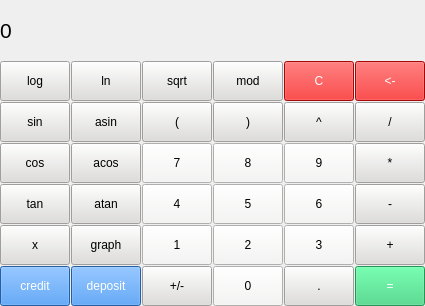
<?xml version="1.0" encoding="UTF-8"?>
<ui version="4.0">
 <class>MainWindow</class>
 <widget class="QMainWindow" name="MainWindow">
  <property name="geometry">
   <rect>
    <x>0</x>
    <y>0</y>
    <width>425</width>
    <height>306</height>
   </rect>
  </property>
  <property name="windowTitle">
   <string>MainWindow</string>
  </property>
  <widget class="QWidget" name="centralwidget">
   <widget class="QLabel" name="result_window">
    <property name="geometry">
     <rect>
      <x>0</x>
      <y>0</y>
      <width>425</width>
      <height>60</height>
     </rect>
    </property>
    <property name="font">
     <font>
      <pointsize>16</pointsize>
     </font>
    </property>
    <property name="styleSheet">
     <string notr="true">QLabel {
	qproperty-alignment: 'AlignVCenter | AlignRight';
	border-bottom: 1px solid gray;
}

background-color: white;</string>
    </property>
    <property name="text">
     <string>0</string>
    </property>
   </widget>
   <widget class="QPushButton" name="pushButton_sin">
    <property name="geometry">
     <rect>
      <x>0</x>
      <y>102</y>
      <width>70</width>
      <height>40</height>
     </rect>
    </property>
    <property name="styleSheet">
     <string notr="true">QPushButton {
	background-color: rgb(222, 221, 218);
}</string>
    </property>
    <property name="text">
     <string>sin</string>
    </property>
   </widget>
   <widget class="QPushButton" name="pushButton_lg">
    <property name="geometry">
     <rect>
      <x>0</x>
      <y>61</y>
      <width>70</width>
      <height>40</height>
     </rect>
    </property>
    <property name="styleSheet">
     <string notr="true">QPushButton {
	background-color: rgb(222, 221, 218);
}</string>
    </property>
    <property name="text">
     <string>log</string>
    </property>
   </widget>
   <widget class="QPushButton" name="pushButton_ln">
    <property name="geometry">
     <rect>
      <x>71</x>
      <y>61</y>
      <width>70</width>
      <height>40</height>
     </rect>
    </property>
    <property name="styleSheet">
     <string notr="true">QPushButton {
	background-color: rgb(222, 221, 218);
}</string>
    </property>
    <property name="text">
     <string>ln</string>
    </property>
   </widget>
   <widget class="QPushButton" name="pushButton_sqrt">
    <property name="geometry">
     <rect>
      <x>142</x>
      <y>61</y>
      <width>70</width>
      <height>40</height>
     </rect>
    </property>
    <property name="styleSheet">
     <string notr="true">QPushButton {
	background-color: rgb(222, 221, 218);
}</string>
    </property>
    <property name="text">
     <string>sqrt</string>
    </property>
   </widget>
   <widget class="QPushButton" name="pushButton_bracket_1">
    <property name="geometry">
     <rect>
      <x>142</x>
      <y>102</y>
      <width>70</width>
      <height>40</height>
     </rect>
    </property>
    <property name="styleSheet">
     <string notr="true">QPushButton {
	background-color: rgb(222, 221, 218);
}</string>
    </property>
    <property name="text">
     <string>(</string>
    </property>
   </widget>
   <widget class="QPushButton" name="pushButton_bracket_2">
    <property name="geometry">
     <rect>
      <x>213</x>
      <y>102</y>
      <width>70</width>
      <height>40</height>
     </rect>
    </property>
    <property name="styleSheet">
     <string notr="true">QPushButton {
	background-color: rgb(222, 221, 218);
}</string>
    </property>
    <property name="text">
     <string>)</string>
    </property>
   </widget>
   <widget class="QPushButton" name="pushButton_pow">
    <property name="geometry">
     <rect>
      <x>284</x>
      <y>102</y>
      <width>70</width>
      <height>40</height>
     </rect>
    </property>
    <property name="styleSheet">
     <string notr="true">QPushButton {
	background-color: rgb(222, 221, 218);
}</string>
    </property>
    <property name="text">
     <string>^</string>
    </property>
   </widget>
   <widget class="QPushButton" name="pushButton_cos">
    <property name="geometry">
     <rect>
      <x>0</x>
      <y>143</y>
      <width>70</width>
      <height>40</height>
     </rect>
    </property>
    <property name="styleSheet">
     <string notr="true">QPushButton {
	background-color: rgb(222, 221, 218);
}</string>
    </property>
    <property name="text">
     <string>cos</string>
    </property>
   </widget>
   <widget class="QPushButton" name="pushButton_mod">
    <property name="geometry">
     <rect>
      <x>213</x>
      <y>61</y>
      <width>70</width>
      <height>40</height>
     </rect>
    </property>
    <property name="styleSheet">
     <string notr="true">QPushButton {
	background-color: rgb(222, 221, 218);
}</string>
    </property>
    <property name="text">
     <string>mod</string>
    </property>
   </widget>
   <widget class="QPushButton" name="pushButton_divide">
    <property name="geometry">
     <rect>
      <x>355</x>
      <y>102</y>
      <width>70</width>
      <height>40</height>
     </rect>
    </property>
    <property name="styleSheet">
     <string notr="true">QPushButton {
	background-color: rgb(222, 221, 218);
}</string>
    </property>
    <property name="text">
     <string>/</string>
    </property>
   </widget>
   <widget class="QPushButton" name="pushButton_minus">
    <property name="geometry">
     <rect>
      <x>355</x>
      <y>184</y>
      <width>70</width>
      <height>40</height>
     </rect>
    </property>
    <property name="styleSheet">
     <string notr="true">QPushButton {
	background-color: rgb(222, 221, 218);
}</string>
    </property>
    <property name="text">
     <string>-</string>
    </property>
   </widget>
   <widget class="QPushButton" name="pushButton_7">
    <property name="geometry">
     <rect>
      <x>142</x>
      <y>143</y>
      <width>70</width>
      <height>40</height>
     </rect>
    </property>
    <property name="styleSheet">
     <string notr="true">QPushButton {
	background-color: rgb(246, 245, 244);
}</string>
    </property>
    <property name="text">
     <string>7</string>
    </property>
   </widget>
   <widget class="QPushButton" name="pushButton_asin">
    <property name="geometry">
     <rect>
      <x>71</x>
      <y>102</y>
      <width>70</width>
      <height>40</height>
     </rect>
    </property>
    <property name="styleSheet">
     <string notr="true">QPushButton {
	background-color: rgb(222, 221, 218);
}</string>
    </property>
    <property name="text">
     <string>asin</string>
    </property>
   </widget>
   <widget class="QPushButton" name="pushButton_5">
    <property name="geometry">
     <rect>
      <x>213</x>
      <y>184</y>
      <width>70</width>
      <height>40</height>
     </rect>
    </property>
    <property name="styleSheet">
     <string notr="true">QPushButton {
	background-color: rgb(246, 245, 244);
}</string>
    </property>
    <property name="text">
     <string>5</string>
    </property>
   </widget>
   <widget class="QPushButton" name="pushButton_8">
    <property name="geometry">
     <rect>
      <x>213</x>
      <y>143</y>
      <width>70</width>
      <height>40</height>
     </rect>
    </property>
    <property name="styleSheet">
     <string notr="true">QPushButton {
	background-color: rgb(246, 245, 244);
}</string>
    </property>
    <property name="text">
     <string>8</string>
    </property>
   </widget>
   <widget class="QPushButton" name="pushButton_9">
    <property name="geometry">
     <rect>
      <x>284</x>
      <y>143</y>
      <width>70</width>
      <height>40</height>
     </rect>
    </property>
    <property name="styleSheet">
     <string notr="true">QPushButton {
	background-color: rgb(246, 245, 244);
}</string>
    </property>
    <property name="text">
     <string>9</string>
    </property>
   </widget>
   <widget class="QPushButton" name="pushButton_mult">
    <property name="geometry">
     <rect>
      <x>355</x>
      <y>143</y>
      <width>70</width>
      <height>40</height>
     </rect>
    </property>
    <property name="styleSheet">
     <string notr="true">QPushButton {
	background-color: rgb(222, 221, 218);
}</string>
    </property>
    <property name="text">
     <string>*</string>
    </property>
   </widget>
   <widget class="QPushButton" name="pushButton_6">
    <property name="geometry">
     <rect>
      <x>284</x>
      <y>184</y>
      <width>70</width>
      <height>40</height>
     </rect>
    </property>
    <property name="styleSheet">
     <string notr="true">QPushButton {
	background-color: rgb(246, 245, 244);
}</string>
    </property>
    <property name="text">
     <string>6</string>
    </property>
   </widget>
   <widget class="QPushButton" name="pushButton_tan">
    <property name="geometry">
     <rect>
      <x>0</x>
      <y>184</y>
      <width>70</width>
      <height>40</height>
     </rect>
    </property>
    <property name="styleSheet">
     <string notr="true">QPushButton {
	background-color: rgb(222, 221, 218);
}</string>
    </property>
    <property name="text">
     <string>tan</string>
    </property>
   </widget>
   <widget class="QPushButton" name="pushButton_4">
    <property name="geometry">
     <rect>
      <x>142</x>
      <y>184</y>
      <width>70</width>
      <height>40</height>
     </rect>
    </property>
    <property name="styleSheet">
     <string notr="true">QPushButton {
	background-color: rgb(246, 245, 244);
}</string>
    </property>
    <property name="text">
     <string>4</string>
    </property>
   </widget>
   <widget class="QPushButton" name="pushButton_atan">
    <property name="geometry">
     <rect>
      <x>71</x>
      <y>184</y>
      <width>70</width>
      <height>40</height>
     </rect>
    </property>
    <property name="styleSheet">
     <string notr="true">QPushButton {
	background-color: rgb(222, 221, 218);
}</string>
    </property>
    <property name="text">
     <string>atan</string>
    </property>
   </widget>
   <widget class="QPushButton" name="pushButton_1">
    <property name="geometry">
     <rect>
      <x>142</x>
      <y>225</y>
      <width>70</width>
      <height>40</height>
     </rect>
    </property>
    <property name="styleSheet">
     <string notr="true">QPushButton {
	background-color: rgb(246, 245, 244);
}</string>
    </property>
    <property name="text">
     <string>1</string>
    </property>
   </widget>
   <widget class="QPushButton" name="pushButton_plus">
    <property name="geometry">
     <rect>
      <x>355</x>
      <y>225</y>
      <width>70</width>
      <height>40</height>
     </rect>
    </property>
    <property name="styleSheet">
     <string notr="true">QPushButton {
	background-color: rgb(222, 221, 218);
}</string>
    </property>
    <property name="text">
     <string>+</string>
    </property>
   </widget>
   <widget class="QPushButton" name="pushButton_acos">
    <property name="geometry">
     <rect>
      <x>71</x>
      <y>143</y>
      <width>70</width>
      <height>40</height>
     </rect>
    </property>
    <property name="styleSheet">
     <string notr="true">QPushButton {
	background-color: rgb(222, 221, 218);
}</string>
    </property>
    <property name="text">
     <string>acos</string>
    </property>
   </widget>
   <widget class="QPushButton" name="pushButton_dot">
    <property name="geometry">
     <rect>
      <x>284</x>
      <y>266</y>
      <width>70</width>
      <height>40</height>
     </rect>
    </property>
    <property name="styleSheet">
     <string notr="true">QPushButton {
	background-color: rgb(222, 221, 218);
}</string>
    </property>
    <property name="text">
     <string>.</string>
    </property>
   </widget>
   <widget class="QPushButton" name="pushButton_2">
    <property name="geometry">
     <rect>
      <x>213</x>
      <y>225</y>
      <width>70</width>
      <height>40</height>
     </rect>
    </property>
    <property name="styleSheet">
     <string notr="true">QPushButton {
	background-color: rgb(246, 245, 244);
}</string>
    </property>
    <property name="text">
     <string>2</string>
    </property>
   </widget>
   <widget class="QPushButton" name="pushButton_0">
    <property name="geometry">
     <rect>
      <x>213</x>
      <y>266</y>
      <width>70</width>
      <height>40</height>
     </rect>
    </property>
    <property name="styleSheet">
     <string notr="true">QPushButton {
	background-color: rgb(246, 245, 244);
}</string>
    </property>
    <property name="text">
     <string>0</string>
    </property>
   </widget>
   <widget class="QPushButton" name="pushButton_unary">
    <property name="geometry">
     <rect>
      <x>142</x>
      <y>266</y>
      <width>70</width>
      <height>40</height>
     </rect>
    </property>
    <property name="styleSheet">
     <string notr="true">QPushButton {
	background-color: rgb(222, 221, 218);
}</string>
    </property>
    <property name="text">
     <string>+/-</string>
    </property>
   </widget>
   <widget class="QPushButton" name="pushButton_equal">
    <property name="geometry">
     <rect>
      <x>355</x>
      <y>266</y>
      <width>70</width>
      <height>40</height>
     </rect>
    </property>
    <property name="styleSheet">
     <string notr="true">QPushButton {
	color: white;
	background-color: rgb(51, 209, 122);
}</string>
    </property>
    <property name="text">
     <string>=</string>
    </property>
   </widget>
   <widget class="QPushButton" name="pushButton_3">
    <property name="geometry">
     <rect>
      <x>284</x>
      <y>225</y>
      <width>70</width>
      <height>40</height>
     </rect>
    </property>
    <property name="styleSheet">
     <string notr="true">QPushButton {
	background-color: rgb(246, 245, 244);
}</string>
    </property>
    <property name="text">
     <string>3</string>
    </property>
   </widget>
   <widget class="QPushButton" name="pushButton_delete_all">
    <property name="geometry">
     <rect>
      <x>284</x>
      <y>61</y>
      <width>70</width>
      <height>40</height>
     </rect>
    </property>
    <property name="styleSheet">
     <string notr="true">QPushButton {
	color: white;
	background-color: rgb(231, 8, 8);
}</string>
    </property>
    <property name="text">
     <string>C</string>
    </property>
   </widget>
   <widget class="QPushButton" name="pushButton_delete_1">
    <property name="geometry">
     <rect>
      <x>355</x>
      <y>61</y>
      <width>70</width>
      <height>40</height>
     </rect>
    </property>
    <property name="styleSheet">
     <string notr="true">QPushButton {
	color: white;
	background-color: rgb(231, 8, 8);
}</string>
    </property>
    <property name="text">
     <string>&lt;-</string>
    </property>
   </widget>
   <widget class="QPushButton" name="pushButton_deposit">
    <property name="geometry">
     <rect>
      <x>71</x>
      <y>266</y>
      <width>70</width>
      <height>40</height>
     </rect>
    </property>
    <property name="styleSheet">
     <string notr="true">QPushButton {
	color: white;
	background-color: rgb(53, 132, 228);
}</string>
    </property>
    <property name="text">
     <string>deposit</string>
    </property>
   </widget>
   <widget class="QPushButton" name="pushButton_graph">
    <property name="geometry">
     <rect>
      <x>71</x>
      <y>225</y>
      <width>70</width>
      <height>40</height>
     </rect>
    </property>
    <property name="styleSheet">
     <string notr="true">QPushButton {
	background-color: rgb(222, 221, 218);
}</string>
    </property>
    <property name="text">
     <string>graph</string>
    </property>
   </widget>
   <widget class="QPushButton" name="pushButton_credit">
    <property name="geometry">
     <rect>
      <x>0</x>
      <y>266</y>
      <width>70</width>
      <height>40</height>
     </rect>
    </property>
    <property name="styleSheet">
     <string notr="true">QPushButton {
	color: white;
	background-color: rgb(53, 132, 228);
}</string>
    </property>
    <property name="text">
     <string>credit</string>
    </property>
   </widget>
   <widget class="QPushButton" name="pushButton_x">
    <property name="geometry">
     <rect>
      <x>0</x>
      <y>225</y>
      <width>70</width>
      <height>40</height>
     </rect>
    </property>
    <property name="styleSheet">
     <string notr="true">QPushButton {
	background-color: rgb(222, 221, 218);
}</string>
    </property>
    <property name="text">
     <string>x</string>
    </property>
   </widget>
  </widget>
 </widget>
 <resources/>
 <connections/>
</ui>
